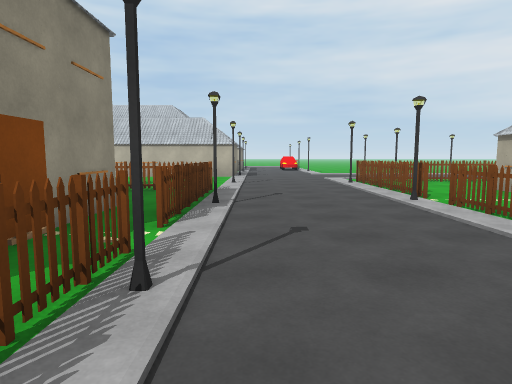
[1] (above)

24 first-person views from a walk through a 3-D level made in the Unity game engine. The camera is 1.5 m above the floor, tilts 6° down and sees 75° across. The floor is counted in squares, 2 m on a side. Each view is taken from the middle of a square. On the plan, view 1 faces up. The plan holds only what a view shows up to about 11 squares ahead; the rest is blank. The place goes on beyond the plan. The player is left out. Some animated figures are not drawn. Some surface patterns are stand-ins.

[2]
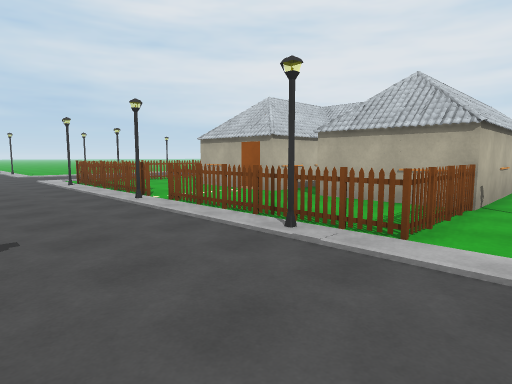

[3]
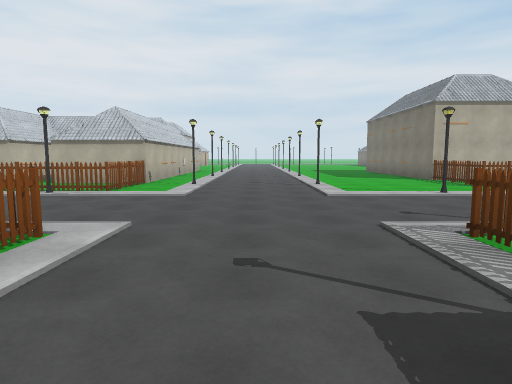

[4]
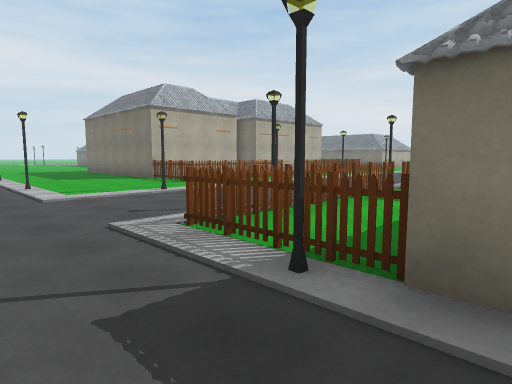

[5]
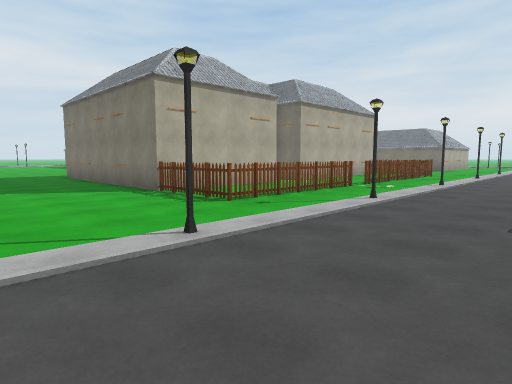

[6]
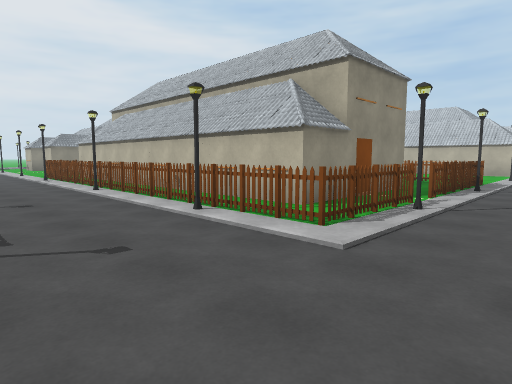

[7]
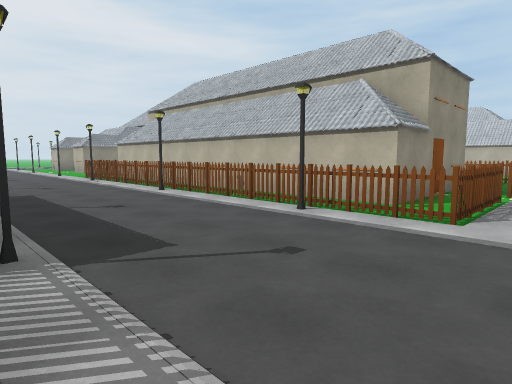

[8]
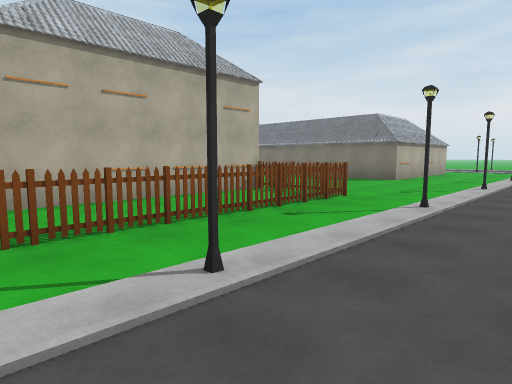

[9]
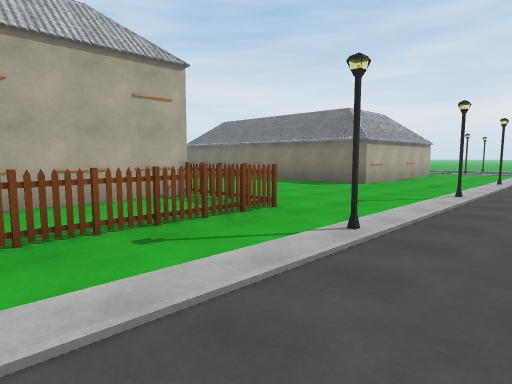

[10]
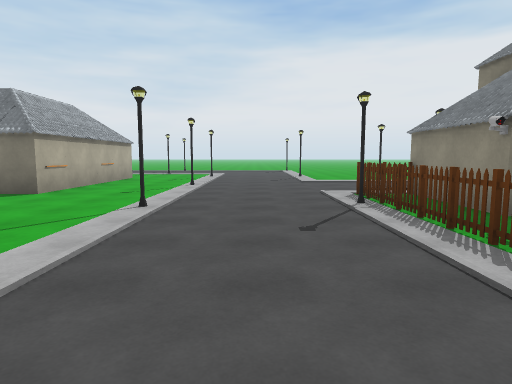

[11]
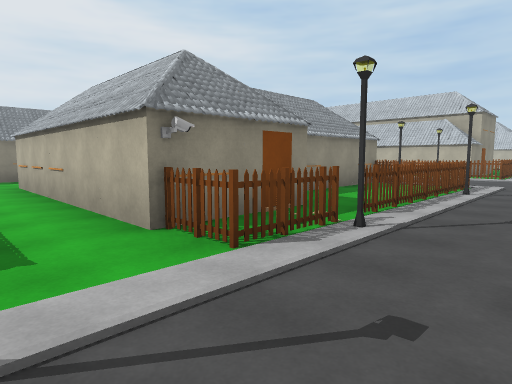

[12]
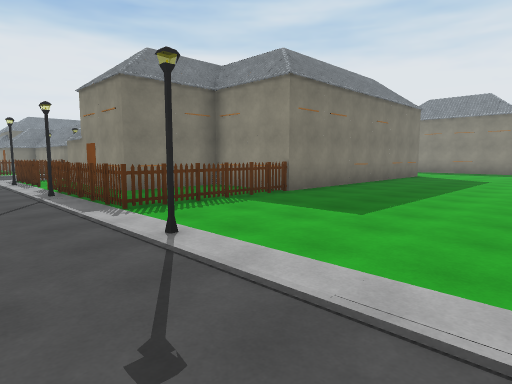

[13]
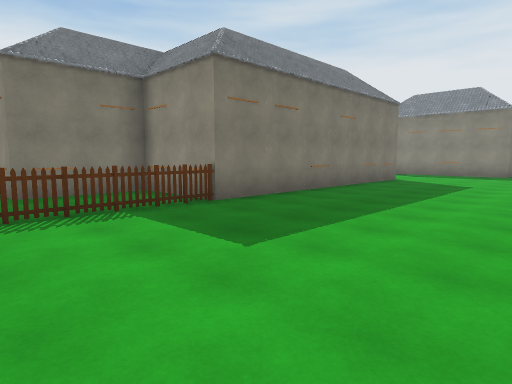

[14]
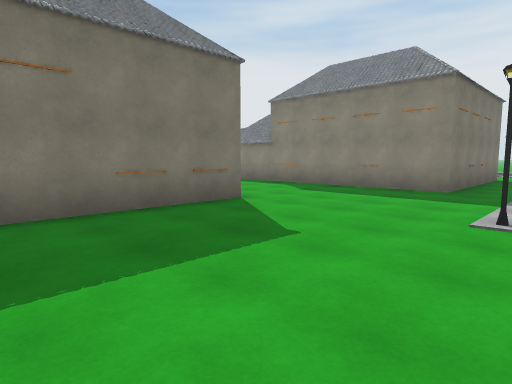

[15]
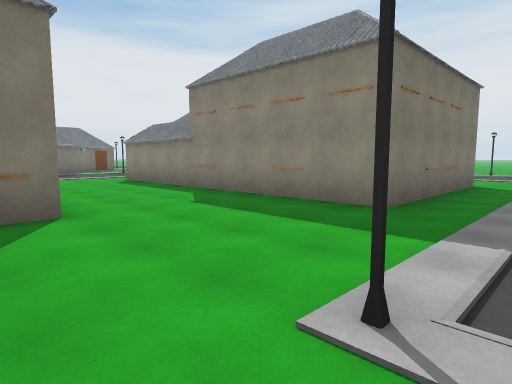

[16]
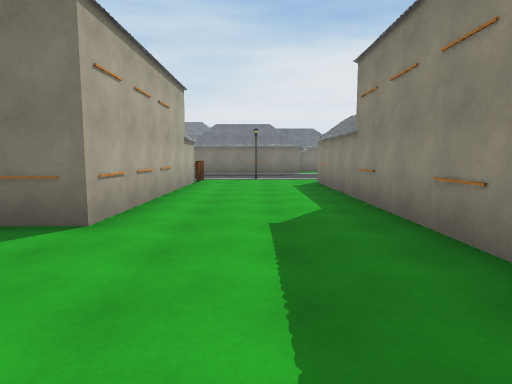

[17]
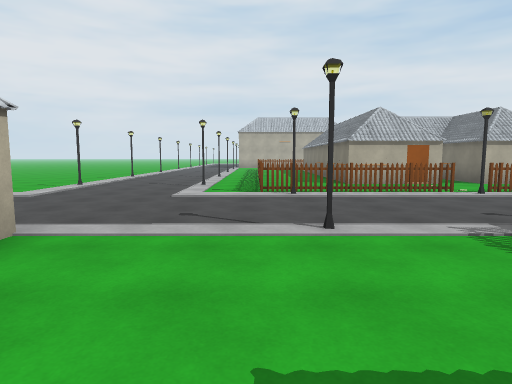

[18]
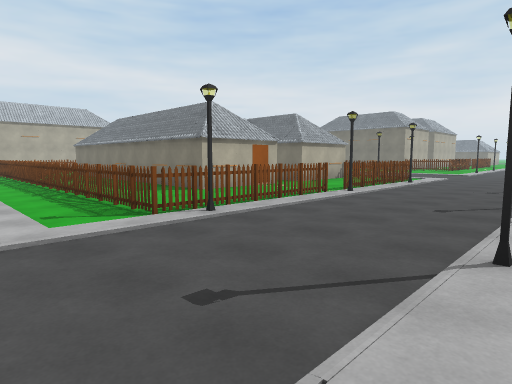

[19]
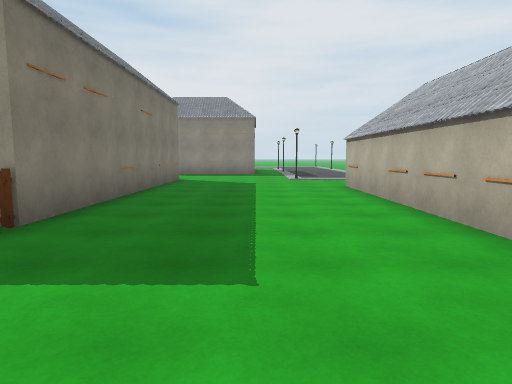

[20]
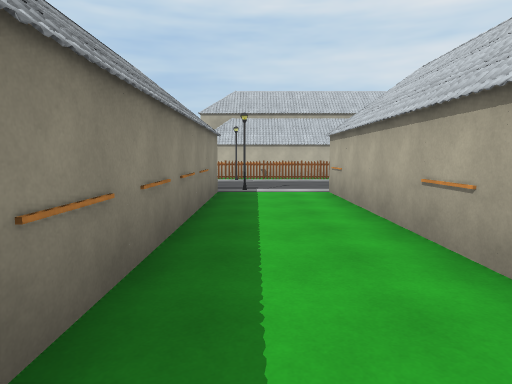

[21]
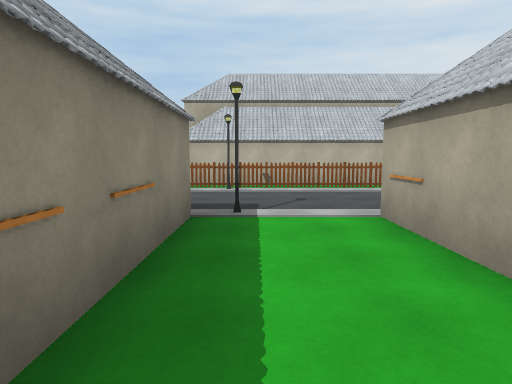

[22]
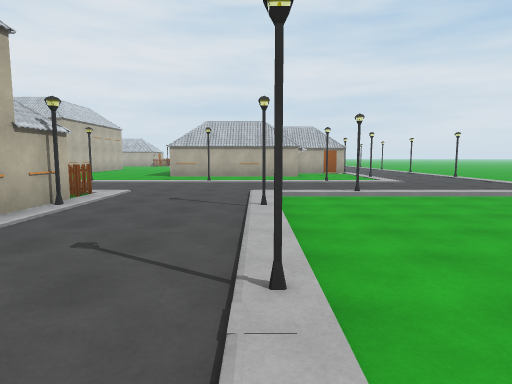

[23]
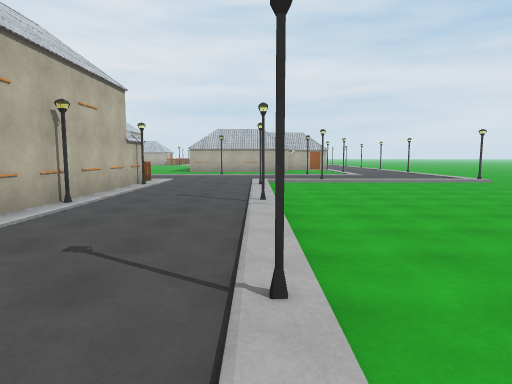

[24]
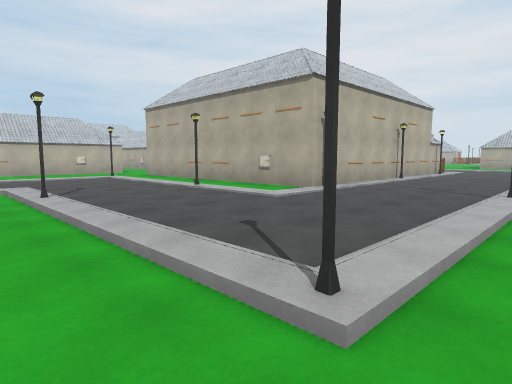

### Floor plan
Points are (right, up) in squares from view 1. A wall is a line through its corners. A room is listed if a view was taken in it or the views show most of it. See-through windows are left out.
Room 1 (views 1, 2, 3, 4, 5, 6, 7, 8, 9, 10, 11, 12, 13, 14, 15, 16, 17, 18, 19, 20, 21, 22, 23, 24)
walls: (-4.4, -11.4) (-6.5, -11.4); (-10.8, -5.5) (-10.8, -11.5); (-2.1, -8.8) (-2.1, -10.6); (-3.3, -4.8) (-3.3, -7.1); (-10.9, -18.6) (-10.9, -17.5); (-12.2, 1.6) (-12.2, 7.4) (-4.6, 7.4) (-4.6, 4.9) (-2.1, 4.9) (-2.1, 1.1) (-11.5, 1.1); (-2.1, -20) (-2.1, -22.7) (-2.6, -22.7); (-4.5, -22.7) (-9.6, -22.7); (6.6, -11.5) (6.6, -8.4); (6.6, -17.8) (6.6, -12.6) (7.1, -12.6); (5.3, 2.4) (5.3, 3.7); (7.5, 1.1) (6.4, 1.1); (6.4, -22.6) (7.5, -22.6); (7, 4.8) (5.3, 4.8) (5.3, 7.4) (7.5, 7.4); (-21, 9.9) (-15.8, 9.9) (-15.8, 1.1)
objects: other object (-16, -26); other object (-16, -21); other object (-12, -21); other object (-12, -20); other object (-12, 0) to (-12, 1); other object (-12, 11); other object (-11, -23); other object (-11, 0); other object (-10, -26); other object (-10, -4); other object (-10, 0); other object (-9, 0); other object (-8, 0); other object (-7, -23); other object (-7, 0) to (-6, 0); other object (-6, -27); other object (-6, -26); other object (-5, 0); other object (-4, 0); other object (-4, 7); other object (-3, -26); other object (-3, -23); other object (-3, -4); other object (-3, -3); other object (-3, -1); other object (-3, 0); other object (-3, 7); other object (-2, -23); other object (-2, -11); other object (-2, -4); other object (-2, 0) to (-1, 0); other object (-2, 7); other object (-1, -22); other object (-1, -21); other object (-1, -20); other object (-1, -19); other object (-1, -18); other object (-1, -11); other object (-1, -10); other object (-1, -9); other object (-1, -8); other object (-1, -7); other object (-1, -6); other object (-1, -5); other object (-1, -4); other object (-1, 1); other object (-1, 2); other object (-1, 3); other object (-1, 4); other object (-1, 5); other object (-1, 6); other object (-1, 7); other object (-1, 9); other object (0, -10); other object (2, 2); other object (2, 9); other object (3, -25) to (3, -24); other object (3, -21); other object (3, -17); other object (3, -13); other object (3, -10) to (3, -9); other object (3, -6); other object (3, 1) to (4, 1); other object (3, 2); other object (3, 3); other object (3, 4); other object (3, 5); other object (3, 6); other object (3, 7); other object (3, 8); other object (3, 9); other object (3, 10) to (4, 10); other object (4, -17); other object (4, -16); other object (4, -15); other object (4, -13); other object (4, -12); other object (4, -11); other object (4, -10); other object (4, -8); other object (5, -18); other object (5, -8); other object (5, -4); other object (5, 0); other object (5, 1); other object (5, 10); other object (5, 11); other object (6, -18); other object (6, -8); other object (6, 10); other object (7, 10)

Positions as (right, up) in squares from view 1, and headings:
1: (0, 0), facing up
2: (0, 0), facing up-right
3: (-4, -2), facing right
4: (-4, -2), facing down-right
5: (0, -4), facing down-right
6: (1, -3), facing up-left
7: (0, -4), facing up-left
8: (1, -12), facing down-right
9: (1, -14), facing down-right
10: (1, -16), facing down
11: (1, -13), facing up-left
12: (1, 12), facing down-left
13: (-1, 12), facing down-left
14: (-8, 12), facing down-left
15: (-11, 12), facing down-left
16: (-14, 11), facing down
17: (-4, 10), facing right
18: (-1, 12), facing down-right
19: (-1, 10), facing left
20: (-10, -11), facing up
21: (-10, -8), facing up
22: (-8, -26), facing right
23: (-12, -26), facing right
24: (-17, -27), facing up-right
